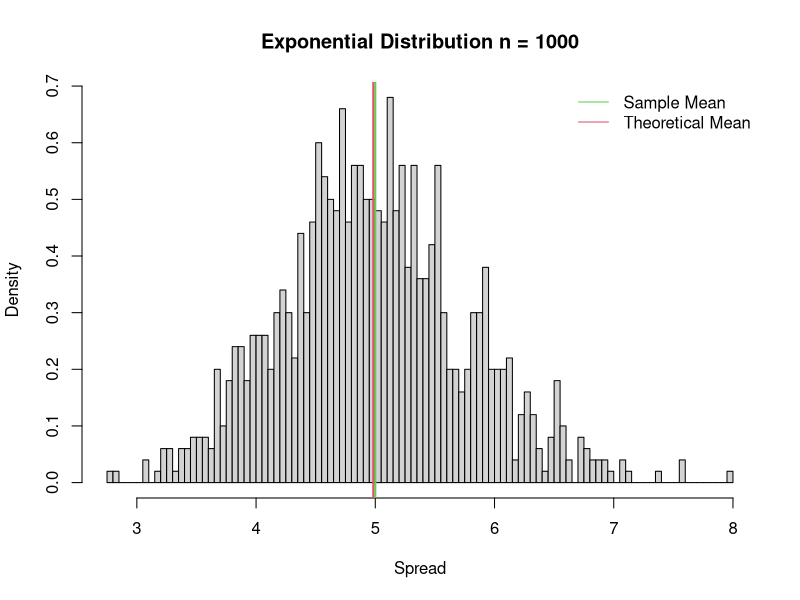
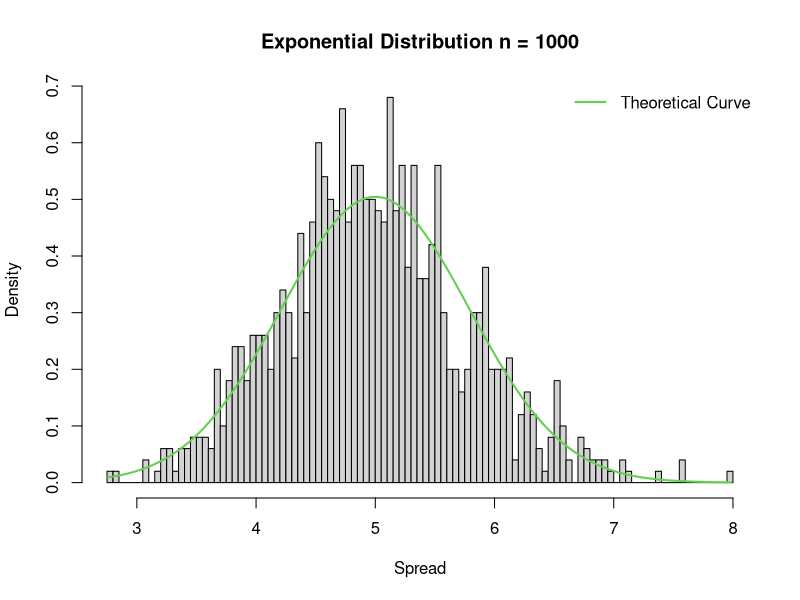
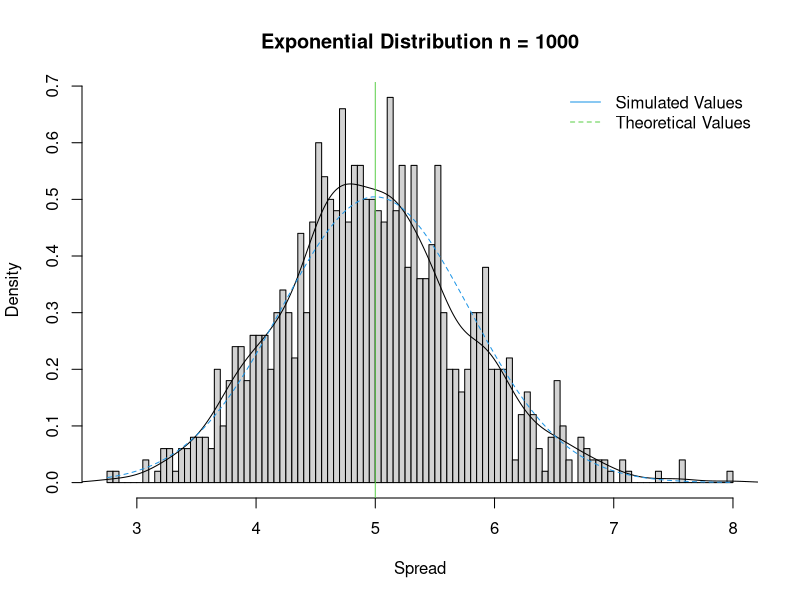
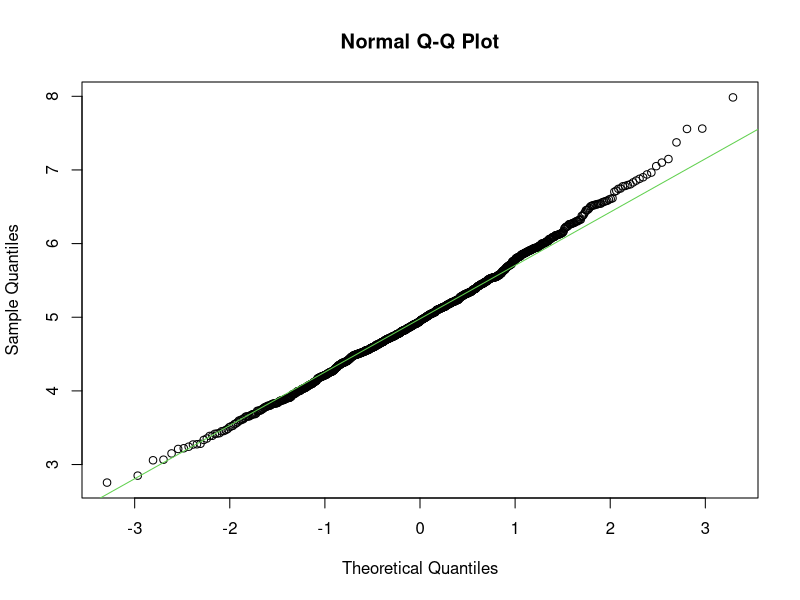

These charts were generated, in order, by the following R code:
## ---- chunk 1
          lambda = 0.2
          n = 40 
          nosim = 1000

          set.seed(349)
## ---- chunk 2
            exp_sim <- function(n, lambda)
            {
                      mean(rexp(n,lambda))
            }
            
            sim <- data.frame(ncol=2,nrow=1000)
            names(sim) <- c("Index","Mean")

            for (i in 1:nosim)
            {
                      sim[i,1] <- i
                      sim[i,2] <- exp_sim(n,lambda)
            }
## ---- chunk 3
        sample_mean <- mean(sim$Mean)
        sample_mean
## ---- chunk 4
        theor_mean <- 1/lambda
        theor_mean
## ---- chunk 5

          hist(sim$Mean, 
                 breaks = 100, 
                 prob = TRUE, 
                 main="Exponential Distribution n = 1000", 
                 xlab="Spread")
                        abline(v = theor_mean, 
                                col= 3,
                                lwd = 2)
                        abline(v = sample_mean, 
                                col = 2,
                                lwd = 2)

                legend('topright', c("Sample Mean", "Theoretical Mean"), 
                                bty = "n",       
                                lty = c(1,1), 
                                col = c(col = 3, col = 2))

## ---- chunk 6

              sample_var <- var(sim$Mean)
              theor_var <- ((1/lambda)^2)/40

## ---- chunk 7

              sample_var
              theor_var

## ---- chunk 8

          hist(sim$Mean, 
                        breaks = 100, 
                        prob = TRUE, 
                        main = "Exponential Distribution n = 1000", 
                        xlab = "Spread")
                        xfit <- seq(min(sim$Mean), max(sim$Mean), length = 100)
                        yfit <- dnorm(xfit, mean = 1/lambda, sd = (1/lambda/sqrt(40)))
                        lines(xfit, yfit, pch = 22, col = 3, lwd = 2)
                        legend('topright', c("Theoretical Curve"), 
                        lty = 1,lwd = 2, bty = "n", col = 3)
                        


## ---- chunk 9

          hist(sim$Mean, 
                        breaks = 100, 
                        prob = TRUE, 
                        main = "Exponential Distribution n = 1000", 
                        xlab = "Spread")
                        lines(density(sim$Mean))
                        abline(v = 1/lambda, col = 3)
                        xfit <- seq(min(sim$Mean), max(sim$Mean), length = 100)
                        yfit <- dnorm(xfit, mean = 1/lambda, sd = (1/lambda/sqrt(40)))
                        lines(xfit, yfit, pch = 22, col = 4, lty = 2)
                        legend('topright', c("Simulated Values", "Theoretical Values"), 
                        bty = "n", lty = c(1,2), col = c(4, 3))

## ---- chunk 10

            qqnorm(sim$Mean, 
                            main ="Normal Q-Q Plot")
                            qqline(sim$Mean, 
                            col = "3")

